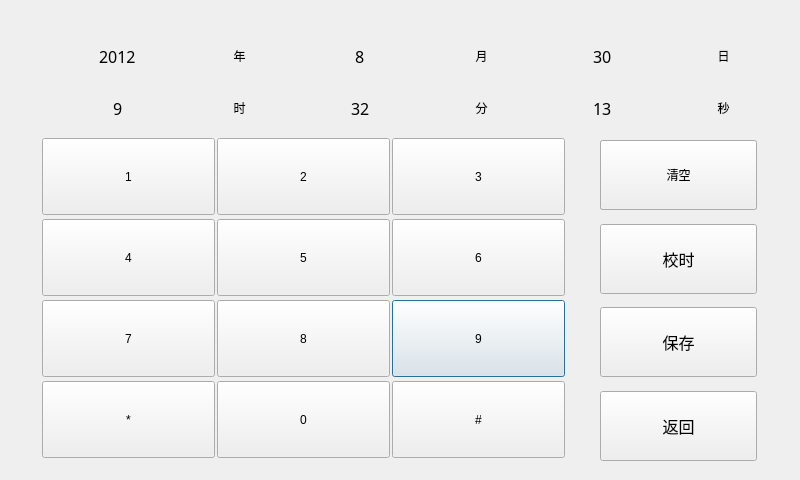
<?xml version="1.0" encoding="UTF-8"?>
<ui version="4.0">
 <class>DatetimeSetDialog</class>
 <widget class="QDialog" name="DatetimeSetDialog">
  <property name="geometry">
   <rect>
    <x>0</x>
    <y>0</y>
    <width>800</width>
    <height>480</height>
   </rect>
  </property>
  <property name="focusPolicy">
   <enum>Qt::TabFocus</enum>
  </property>
  <property name="windowTitle">
   <string>Dialog</string>
  </property>
  <widget class="FMyLineEdit" name="lineEditDay">
   <property name="geometry">
    <rect>
     <x>520</x>
     <y>30</y>
     <width>165</width>
     <height>52</height>
    </rect>
   </property>
   <property name="font">
    <font>
     <family>AlArabiya</family>
     <pointsize>12</pointsize>
    </font>
   </property>
   <property name="focusPolicy">
    <enum>Qt::ClickFocus</enum>
   </property>
   <property name="autoFillBackground">
    <bool>false</bool>
   </property>
   <property name="styleSheet">
    <string notr="true">border: 0px;
background-color: transparent;</string>
   </property>
   <property name="text">
    <string>30</string>
   </property>
   <property name="maxLength">
    <number>2</number>
   </property>
   <property name="alignment">
    <set>Qt::AlignCenter</set>
   </property>
  </widget>
  <widget class="FMyLineEdit" name="lineEditSecond">
   <property name="geometry">
    <rect>
     <x>520</x>
     <y>82</y>
     <width>165</width>
     <height>52</height>
    </rect>
   </property>
   <property name="font">
    <font>
     <family>AlArabiya</family>
     <pointsize>12</pointsize>
    </font>
   </property>
   <property name="focusPolicy">
    <enum>Qt::ClickFocus</enum>
   </property>
   <property name="autoFillBackground">
    <bool>false</bool>
   </property>
   <property name="styleSheet">
    <string notr="true">border: 0px;
background-color: transparent;</string>
   </property>
   <property name="text">
    <string>13</string>
   </property>
   <property name="maxLength">
    <number>2</number>
   </property>
   <property name="alignment">
    <set>Qt::AlignCenter</set>
   </property>
  </widget>
  <widget class="FMyLineEdit" name="lineEditYear">
   <property name="geometry">
    <rect>
     <x>36</x>
     <y>30</y>
     <width>165</width>
     <height>52</height>
    </rect>
   </property>
   <property name="font">
    <font>
     <family>AlArabiya</family>
     <pointsize>12</pointsize>
    </font>
   </property>
   <property name="focusPolicy">
    <enum>Qt::ClickFocus</enum>
   </property>
   <property name="autoFillBackground">
    <bool>false</bool>
   </property>
   <property name="styleSheet">
    <string notr="true">border: 0px;
background-color: transparent;</string>
   </property>
   <property name="text">
    <string>2012</string>
   </property>
   <property name="maxLength">
    <number>4</number>
   </property>
   <property name="alignment">
    <set>Qt::AlignCenter</set>
   </property>
  </widget>
  <widget class="FMyLineEdit" name="lineEditMonth">
   <property name="geometry">
    <rect>
     <x>278</x>
     <y>30</y>
     <width>165</width>
     <height>52</height>
    </rect>
   </property>
   <property name="font">
    <font>
     <family>AlArabiya</family>
     <pointsize>12</pointsize>
    </font>
   </property>
   <property name="focusPolicy">
    <enum>Qt::ClickFocus</enum>
   </property>
   <property name="autoFillBackground">
    <bool>false</bool>
   </property>
   <property name="styleSheet">
    <string notr="true">border: 0px;
background-color: transparent;</string>
   </property>
   <property name="text">
    <string>8</string>
   </property>
   <property name="maxLength">
    <number>2</number>
   </property>
   <property name="alignment">
    <set>Qt::AlignCenter</set>
   </property>
  </widget>
  <widget class="FMyLineEdit" name="lineEditMinute">
   <property name="geometry">
    <rect>
     <x>278</x>
     <y>82</y>
     <width>165</width>
     <height>52</height>
    </rect>
   </property>
   <property name="font">
    <font>
     <family>AlArabiya</family>
     <pointsize>12</pointsize>
    </font>
   </property>
   <property name="focusPolicy">
    <enum>Qt::ClickFocus</enum>
   </property>
   <property name="autoFillBackground">
    <bool>false</bool>
   </property>
   <property name="styleSheet">
    <string notr="true">border: 0px;
background-color: transparent;</string>
   </property>
   <property name="text">
    <string>32</string>
   </property>
   <property name="maxLength">
    <number>2</number>
   </property>
   <property name="alignment">
    <set>Qt::AlignCenter</set>
   </property>
  </widget>
  <widget class="FMyLineEdit" name="lineEditHour">
   <property name="geometry">
    <rect>
     <x>36</x>
     <y>82</y>
     <width>165</width>
     <height>52</height>
    </rect>
   </property>
   <property name="font">
    <font>
     <family>AlArabiya</family>
     <pointsize>12</pointsize>
    </font>
   </property>
   <property name="focusPolicy">
    <enum>Qt::ClickFocus</enum>
   </property>
   <property name="autoFillBackground">
    <bool>false</bool>
   </property>
   <property name="styleSheet">
    <string notr="true">border: 0px;
background-color: transparent;</string>
   </property>
   <property name="text">
    <string>9</string>
   </property>
   <property name="maxLength">
    <number>2</number>
   </property>
   <property name="alignment">
    <set>Qt::AlignCenter</set>
   </property>
  </widget>
  <widget class="QFrame" name="frameDateTimeSetting">
   <property name="geometry">
    <rect>
     <x>36</x>
     <y>27</y>
     <width>728</width>
     <height>104</height>
    </rect>
   </property>
   <property name="styleSheet">
    <string notr="true"/>
   </property>
   <property name="frameShape">
    <enum>QFrame::NoFrame</enum>
   </property>
   <property name="frameShadow">
    <enum>QFrame::Raised</enum>
   </property>
   <zorder>testlabel</zorder>
  </widget>
  <widget class="CommonPushButton" name="pushButtonDateTimeSetNum9">
   <property name="geometry">
    <rect>
     <x>392</x>
     <y>300</y>
     <width>173</width>
     <height>77</height>
    </rect>
   </property>
   <property name="text">
    <string>9</string>
   </property>
  </widget>
  <widget class="CommonPushButton" name="pushButtonDateTimeSetNum6">
   <property name="geometry">
    <rect>
     <x>392</x>
     <y>219</y>
     <width>173</width>
     <height>77</height>
    </rect>
   </property>
   <property name="text">
    <string>6</string>
   </property>
  </widget>
  <widget class="CommonPushButton" name="pushButtonDateTimeSetNum2">
   <property name="geometry">
    <rect>
     <x>217</x>
     <y>138</y>
     <width>173</width>
     <height>77</height>
    </rect>
   </property>
   <property name="text">
    <string>2</string>
   </property>
  </widget>
  <widget class="CommonPushButton" name="pushButtonDateTimeSetNum1">
   <property name="geometry">
    <rect>
     <x>42</x>
     <y>138</y>
     <width>173</width>
     <height>77</height>
    </rect>
   </property>
   <property name="text">
    <string>1</string>
   </property>
  </widget>
  <widget class="CommonPushButton" name="pushButtonDateTimeSetSave">
   <property name="geometry">
    <rect>
     <x>600</x>
     <y>307</y>
     <width>157</width>
     <height>70</height>
    </rect>
   </property>
   <property name="font">
    <font>
     <family>AlArabiya</family>
     <pointsize>12</pointsize>
    </font>
   </property>
   <property name="text">
    <string>保存</string>
   </property>
  </widget>
  <widget class="CommonPushButton" name="pushButtonDateTimeSetNum4">
   <property name="geometry">
    <rect>
     <x>42</x>
     <y>219</y>
     <width>173</width>
     <height>77</height>
    </rect>
   </property>
   <property name="text">
    <string>4</string>
   </property>
  </widget>
  <widget class="CommonPushButton" name="pushButtonDateTimeSetNum8">
   <property name="geometry">
    <rect>
     <x>217</x>
     <y>300</y>
     <width>173</width>
     <height>77</height>
    </rect>
   </property>
   <property name="text">
    <string>8</string>
   </property>
  </widget>
  <widget class="CommonPushButton" name="pushButtonDateTimeSetNum7">
   <property name="geometry">
    <rect>
     <x>42</x>
     <y>300</y>
     <width>173</width>
     <height>77</height>
    </rect>
   </property>
   <property name="text">
    <string>7</string>
   </property>
  </widget>
  <widget class="CommonPushButton" name="pushButtonDateTimeSetNum0">
   <property name="geometry">
    <rect>
     <x>217</x>
     <y>381</y>
     <width>173</width>
     <height>77</height>
    </rect>
   </property>
   <property name="text">
    <string>0</string>
   </property>
  </widget>
  <widget class="CommonPushButton" name="pushButtonDateTimeSetNum3">
   <property name="geometry">
    <rect>
     <x>392</x>
     <y>138</y>
     <width>173</width>
     <height>77</height>
    </rect>
   </property>
   <property name="text">
    <string>3</string>
   </property>
  </widget>
  <widget class="CommonPushButton" name="pushButtonDateTimeSetNum5">
   <property name="geometry">
    <rect>
     <x>217</x>
     <y>219</y>
     <width>173</width>
     <height>77</height>
    </rect>
   </property>
   <property name="text">
    <string>5</string>
   </property>
  </widget>
  <widget class="CommonPushButton" name="pushButtonDateTimeSetBack">
   <property name="geometry">
    <rect>
     <x>600</x>
     <y>140</y>
     <width>157</width>
     <height>70</height>
    </rect>
   </property>
   <property name="text">
    <string>退格</string>
   </property>
  </widget>
  <widget class="CommonPushButton" name="pushButtonDateTimeSetTime">
   <property name="geometry">
    <rect>
     <x>600</x>
     <y>224</y>
     <width>157</width>
     <height>70</height>
    </rect>
   </property>
   <property name="font">
    <font>
     <family>AlArabiya</family>
     <pointsize>12</pointsize>
    </font>
   </property>
   <property name="text">
    <string>校时</string>
   </property>
  </widget>
  <widget class="CommonPushButton" name="pushButtonDateTimeSetReturn">
   <property name="geometry">
    <rect>
     <x>600</x>
     <y>391</y>
     <width>157</width>
     <height>70</height>
    </rect>
   </property>
   <property name="font">
    <font>
     <family>AlArabiya</family>
     <pointsize>12</pointsize>
    </font>
   </property>
   <property name="text">
    <string>返回</string>
   </property>
  </widget>
  <widget class="CommonPushButton" name="pushButtonDateTimeSetDot">
   <property name="geometry">
    <rect>
     <x>42</x>
     <y>381</y>
     <width>173</width>
     <height>77</height>
    </rect>
   </property>
   <property name="text">
    <string>*</string>
   </property>
  </widget>
  <widget class="CommonPushButton" name="pushButtonDateTimeSetShop">
   <property name="geometry">
    <rect>
     <x>392</x>
     <y>381</y>
     <width>173</width>
     <height>77</height>
    </rect>
   </property>
   <property name="text">
    <string>#</string>
   </property>
  </widget>
  <widget class="CommonPushButton" name="pushButtonDateTimeSetClear">
   <property name="geometry">
    <rect>
     <x>600</x>
     <y>140</y>
     <width>157</width>
     <height>70</height>
    </rect>
   </property>
   <property name="text">
    <string>清空</string>
   </property>
  </widget>
  <widget class="QLabel" name="labelDateTImeSetYear">
   <property name="geometry">
    <rect>
     <x>201</x>
     <y>30</y>
     <width>77</width>
     <height>52</height>
    </rect>
   </property>
   <property name="styleSheet">
    <string notr="true"/>
   </property>
   <property name="text">
    <string>年</string>
   </property>
   <property name="alignment">
    <set>Qt::AlignCenter</set>
   </property>
  </widget>
  <widget class="QLabel" name="labelDateTImeSetMonth">
   <property name="geometry">
    <rect>
     <x>443</x>
     <y>30</y>
     <width>77</width>
     <height>52</height>
    </rect>
   </property>
   <property name="styleSheet">
    <string notr="true"/>
   </property>
   <property name="text">
    <string>月</string>
   </property>
   <property name="alignment">
    <set>Qt::AlignCenter</set>
   </property>
  </widget>
  <widget class="QLabel" name="labelDateTImeSetDay">
   <property name="geometry">
    <rect>
     <x>685</x>
     <y>30</y>
     <width>77</width>
     <height>52</height>
    </rect>
   </property>
   <property name="styleSheet">
    <string notr="true"/>
   </property>
   <property name="text">
    <string>日</string>
   </property>
   <property name="alignment">
    <set>Qt::AlignCenter</set>
   </property>
  </widget>
  <widget class="QLabel" name="labelDateTImeSetHour">
   <property name="geometry">
    <rect>
     <x>201</x>
     <y>82</y>
     <width>77</width>
     <height>52</height>
    </rect>
   </property>
   <property name="styleSheet">
    <string notr="true"/>
   </property>
   <property name="text">
    <string>时</string>
   </property>
   <property name="alignment">
    <set>Qt::AlignCenter</set>
   </property>
  </widget>
  <widget class="QLabel" name="labelDateTImeSetMinute">
   <property name="geometry">
    <rect>
     <x>443</x>
     <y>82</y>
     <width>77</width>
     <height>52</height>
    </rect>
   </property>
   <property name="styleSheet">
    <string notr="true"/>
   </property>
   <property name="text">
    <string>分</string>
   </property>
   <property name="alignment">
    <set>Qt::AlignCenter</set>
   </property>
  </widget>
  <widget class="QLabel" name="labelDateTImeSetSecond">
   <property name="geometry">
    <rect>
     <x>685</x>
     <y>82</y>
     <width>77</width>
     <height>52</height>
    </rect>
   </property>
   <property name="styleSheet">
    <string notr="true"/>
   </property>
   <property name="text">
    <string>秒</string>
   </property>
   <property name="alignment">
    <set>Qt::AlignCenter</set>
   </property>
  </widget>
  <zorder>frameDateTimeSetting</zorder>
  <zorder>lineEditDay</zorder>
  <zorder>lineEditSecond</zorder>
  <zorder>lineEditYear</zorder>
  <zorder>lineEditMonth</zorder>
  <zorder>lineEditMinute</zorder>
  <zorder>lineEditHour</zorder>
  <zorder>pushButtonDateTimeSetNum9</zorder>
  <zorder>pushButtonDateTimeSetNum6</zorder>
  <zorder>pushButtonDateTimeSetNum2</zorder>
  <zorder>pushButtonDateTimeSetNum1</zorder>
  <zorder>pushButtonDateTimeSetSave</zorder>
  <zorder>pushButtonDateTimeSetNum4</zorder>
  <zorder>pushButtonDateTimeSetNum8</zorder>
  <zorder>pushButtonDateTimeSetNum7</zorder>
  <zorder>pushButtonDateTimeSetNum0</zorder>
  <zorder>pushButtonDateTimeSetNum3</zorder>
  <zorder>pushButtonDateTimeSetNum5</zorder>
  <zorder>pushButtonDateTimeSetBack</zorder>
  <zorder>pushButtonDateTimeSetTime</zorder>
  <zorder>pushButtonDateTimeSetReturn</zorder>
  <zorder>pushButtonDateTimeSetDot</zorder>
  <zorder>pushButtonDateTimeSetShop</zorder>
  <zorder>pushButtonDateTimeSetClear</zorder>
  <zorder>labelDateTImeSetYear</zorder>
  <zorder>labelDateTImeSetMonth</zorder>
  <zorder>labelDateTImeSetDay</zorder>
  <zorder>labelDateTImeSetHour</zorder>
  <zorder>labelDateTImeSetMinute</zorder>
  <zorder>labelDateTImeSetSecond</zorder>
 </widget>
 <customwidgets>
  <customwidget>
   <class>CommonPushButton</class>
   <extends>QPushButton</extends>
   <header>commonpushbutton.h</header>
  </customwidget>
  <customwidget>
   <class>FMyLineEdit</class>
   <extends>QLineEdit</extends>
   <header>fmylineedit.h</header>
  </customwidget>
 </customwidgets>
 <tabstops>
  <tabstop>lineEditYear</tabstop>
  <tabstop>lineEditMonth</tabstop>
  <tabstop>lineEditDay</tabstop>
  <tabstop>lineEditHour</tabstop>
  <tabstop>lineEditMinute</tabstop>
  <tabstop>lineEditSecond</tabstop>
  <tabstop>pushButtonDateTimeSetNum1</tabstop>
  <tabstop>pushButtonDateTimeSetNum2</tabstop>
  <tabstop>pushButtonDateTimeSetNum3</tabstop>
  <tabstop>pushButtonDateTimeSetNum4</tabstop>
  <tabstop>pushButtonDateTimeSetNum5</tabstop>
  <tabstop>pushButtonDateTimeSetBack</tabstop>
  <tabstop>pushButtonDateTimeSetNum6</tabstop>
  <tabstop>pushButtonDateTimeSetNum7</tabstop>
  <tabstop>pushButtonDateTimeSetNum8</tabstop>
  <tabstop>pushButtonDateTimeSetNum9</tabstop>
  <tabstop>pushButtonDateTimeSetNum0</tabstop>
  <tabstop>pushButtonDateTimeSetTime</tabstop>
  <tabstop>pushButtonDateTimeSetSave</tabstop>
 </tabstops>
 <resources/>
 <connections/>
</ui>
